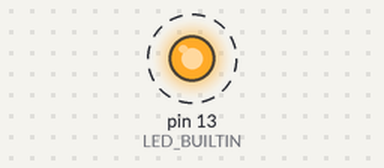
Recording of a sketch running on a simulated Arduino Uno, built with avr-gcc and run on an emulated ATmega328P. On the bench: output pins drawn as LEDs (lit = HIGH). Dashed ring = blinking. What the sketch prints to the serial monitor is not drawn.

Above: at 0.2 s.
Timing chart, 0 to 3.0 s (numbered marks = the images above):
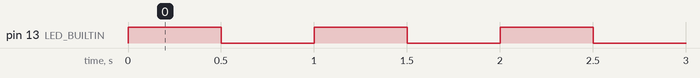

Measured:
- by itself, pin 13 (LED_BUILTIN): alternates HIGH for 0.50 s and LOW for 0.50 s

The sketch:

sketch_rescate.ino
```cpp
void setup() {
  pinMode(LED_BUILTIN, OUTPUT);

  // Inicia Serial con tiempo límite de espera
  Serial.begin(9600);
  unsigned long start = millis();
  while (!Serial && millis() - start < 3000); // Espera máx. 3s

  Serial.println("✅ Arduino R4 Minima funcionando.");
}

void loop() {
  digitalWrite(LED_BUILTIN, HIGH);
  Serial.println("💡 LED encendido");
  delay(500);
  digitalWrite(LED_BUILTIN, LOW);
  Serial.println("💤 LED apagado");
  delay(500);
}
```
